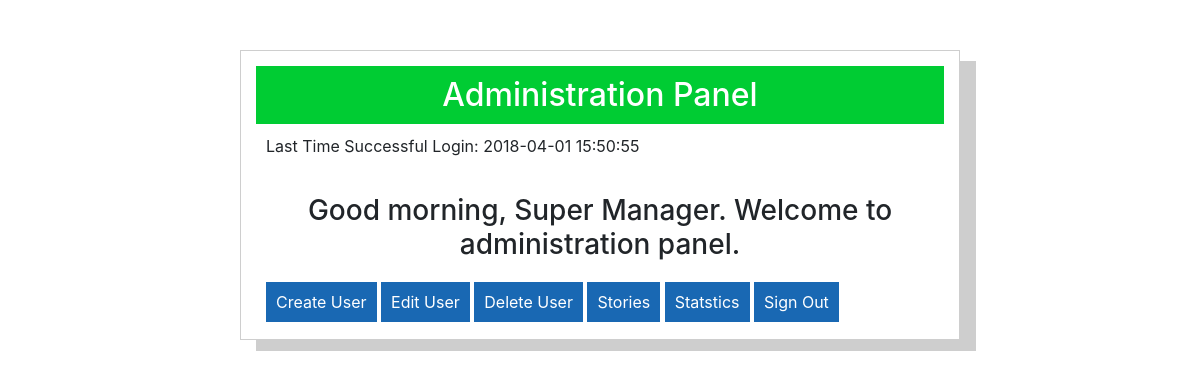
Page /admin/cms.php (signed in) on the earlier database version.
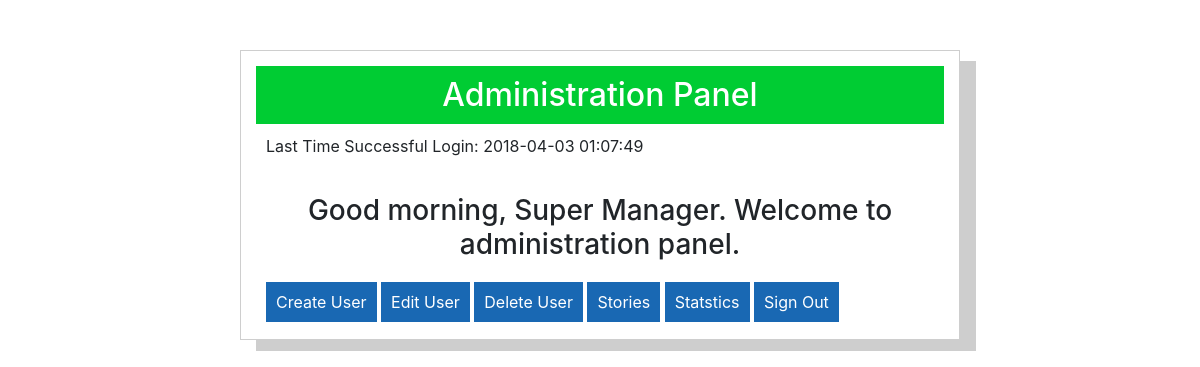
Same page on the later database version.
### tables this page shows
CREATE TABLE `admin_group` (
  `user_id` varchar(36) NOT NULL,
  `user_pwd` varchar(128) NOT NULL,
  `user_fullname` varchar(120) DEFAULT NULL,
  `user_email` varchar(120) NOT NULL,
  `user_ip` varchar(36) DEFAULT NULL,
  `user_permission` varchar(36) NOT NULL,
  `login_date` datetime DEFAULT NULL,
  `expire_time` varchar(65) DEFAULT NULL,
  `user_first_time_login` varchar(6) DEFAULT NULL,
  PRIMARY KEY (`user_id`)
);

### admin/cms.php (the view, shortened to what this page needs)
<?php
require('connection.php');
$currentTime = date('H:i:s');
if (isset($_SESSION['user_id'])) {
    $user_id              = $_SESSION['user_id'];
    $loginTime            = "SELECT login_date FROM admin_group WHERE user_id = '{$user_id}'";
    $find_user_login_time = mysqli_query($link, $loginTime);
    $lastLoginTime        = "";
    if (mysqli_num_rows($find_user_login_time)) {
        $founduser     = mysqli_fetch_array($find_user_login_time, MYSQLI_ASSOC);
        $lastLoginTime = $founduser['login_date'];
    }
} else {
    header("Location: login.php");
    exit;
}
?>
<!DOCTYPE HTML>
<html>
<head>
<link rel="stylesheet" href="../css/bootstrap.css">
<link rel="stylesheet" href="../css/font-awesome.min.css">
<link rel="stylesheet" href="../css/cms.css">
</head>
<body>
<div class="adminPanel">
    <h2>Administration Panel</h2>
    <div class="last-time-login">
        <?php if (!empty($lastLoginTime))
            echo "<p>Last Time Successful Login: " . $lastLoginTime . "</p>"; ?>
    </div>
    <div class="greetings">
        <?php
        if ($currentTime > "00:00:00" && $currentTime < "12:00:00") {
            echo "<h3>Good morning, " . $_SESSION['user_name'] . ". Welcome to administration panel.</h3>";
        }
        ?>
    </div>
    <div class="navigation">
        <a href="cms_createuser.php">Create User</a>
        <a href="cms_edituser.php">Edit User</a>
        <a href="cms_deleteuser.php">Delete User</a>
        <a href="cms_story.php">Stories</a>
        <a href="cms_statistic.php">Statstics</a>
        <a href="logout.php">Sign Out</a>
    </div>
</div>
</body>
</html>

Differences in the rows shown:
changed admin_group: login_date "2018-04-01 15:50:55" → "2018-04-03 01:07:49"
